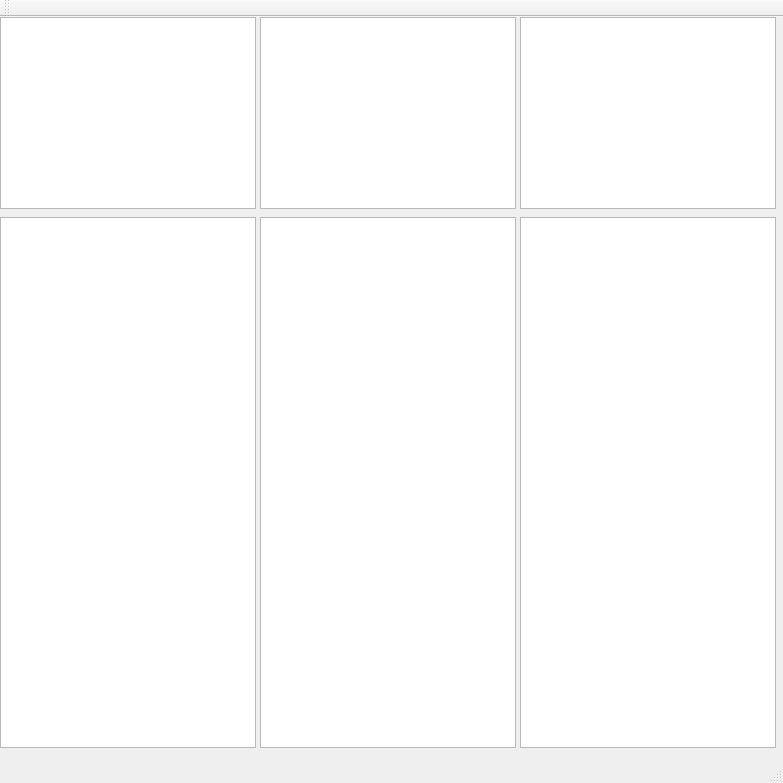
<?xml version="1.0" encoding="UTF-8"?>
<ui version="4.0">
 <class>MainWindow</class>
 <widget class="QMainWindow" name="MainWindow">
  <property name="geometry">
   <rect>
    <x>0</x>
    <y>0</y>
    <width>783</width>
    <height>783</height>
   </rect>
  </property>
  <property name="windowTitle">
   <string>MainWindow</string>
  </property>
  <widget class="QWidget" name="centralWidget">
   <widget class="QListWidget" name="lstwState">
    <property name="geometry">
     <rect>
      <x>0</x>
      <y>0</y>
      <width>256</width>
      <height>192</height>
     </rect>
    </property>
    <property name="font">
     <font>
      <pointsize>7</pointsize>
     </font>
    </property>
   </widget>
   <widget class="QListWidget" name="lstwCommand">
    <property name="geometry">
     <rect>
      <x>260</x>
      <y>0</y>
      <width>256</width>
      <height>192</height>
     </rect>
    </property>
    <property name="font">
     <font>
      <pointsize>7</pointsize>
     </font>
    </property>
   </widget>
   <widget class="QListWidget" name="lstwAction">
    <property name="geometry">
     <rect>
      <x>520</x>
      <y>0</y>
      <width>256</width>
      <height>192</height>
     </rect>
    </property>
    <property name="font">
     <font>
      <pointsize>7</pointsize>
     </font>
    </property>
   </widget>
   <widget class="QListWidget" name="lstwPawns">
    <property name="geometry">
     <rect>
      <x>0</x>
      <y>200</y>
      <width>256</width>
      <height>531</height>
     </rect>
    </property>
    <property name="font">
     <font>
      <pointsize>7</pointsize>
     </font>
    </property>
   </widget>
   <widget class="QListWidget" name="lstwLocations">
    <property name="geometry">
     <rect>
      <x>260</x>
      <y>200</y>
      <width>256</width>
      <height>531</height>
     </rect>
    </property>
    <property name="font">
     <font>
      <pointsize>7</pointsize>
     </font>
    </property>
   </widget>
   <widget class="QListWidget" name="lstwPawn">
    <property name="geometry">
     <rect>
      <x>520</x>
      <y>200</y>
      <width>256</width>
      <height>531</height>
     </rect>
    </property>
    <property name="font">
     <font>
      <pointsize>7</pointsize>
     </font>
    </property>
   </widget>
  </widget>
  <widget class="QMenuBar" name="menuBar">
   <property name="geometry">
    <rect>
     <x>0</x>
     <y>0</y>
     <width>783</width>
     <height>18</height>
    </rect>
   </property>
  </widget>
  <widget class="QToolBar" name="mainToolBar">
   <attribute name="toolBarArea">
    <enum>TopToolBarArea</enum>
   </attribute>
   <attribute name="toolBarBreak">
    <bool>false</bool>
   </attribute>
  </widget>
  <widget class="QStatusBar" name="statusBar"/>
 </widget>
 <layoutdefault spacing="6" margin="11"/>
 <resources/>
 <connections/>
</ui>
